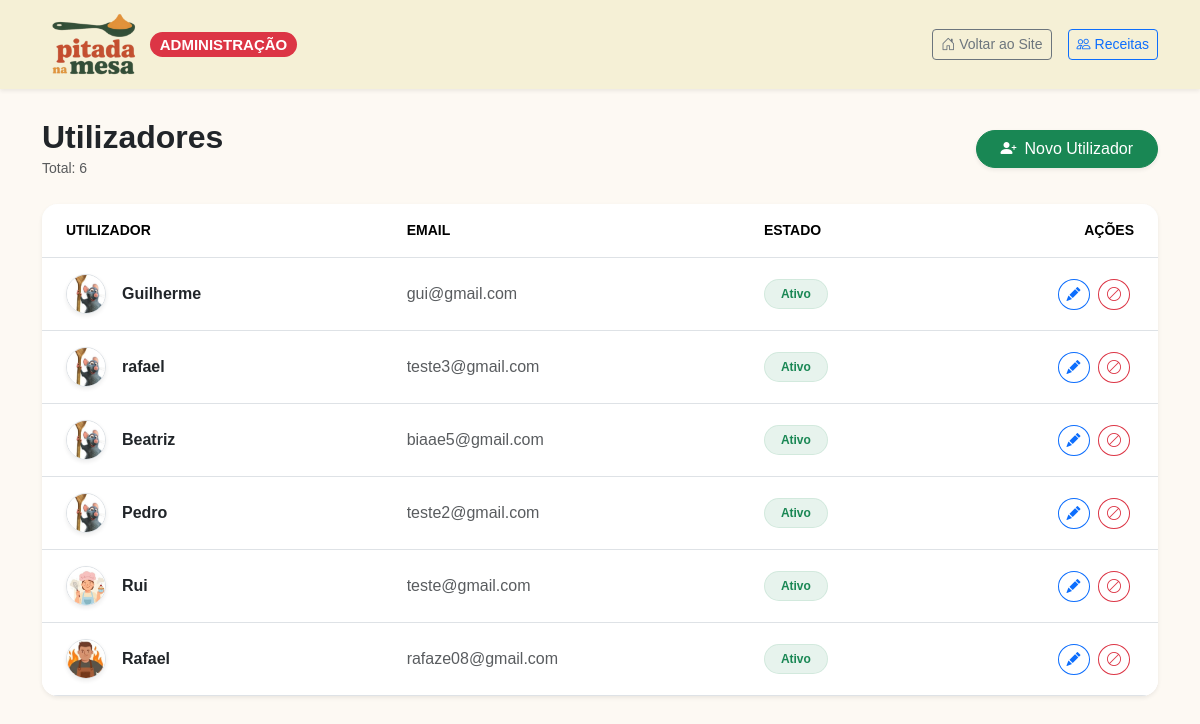
/admin/utilizadores.php, run on the app's committed database.
### tables this page shows
CREATE TABLE IF NOT EXISTS `dados_perfil` (
  `id` int NOT NULL AUTO_INCREMENT,
  `id_utilizador` int NOT NULL,
  `idade` int DEFAULT NULL,
  `prato_favorito` varchar(255) DEFAULT NULL,
  `avatar` varchar(50) DEFAULT 'avpadrao.jpg',
  PRIMARY KEY (`id`)
);

CREATE TABLE IF NOT EXISTS `utilizadores` (
  `iduser` int NOT NULL AUTO_INCREMENT,
  `utilizador` varchar(100) NOT NULL,
  `email` varchar(100) NOT NULL,
  `pass` varchar(60) NOT NULL,
  `estado` tinyint(1) DEFAULT '1',
  PRIMARY KEY (`iduser`) USING BTREE,
  UNIQUE KEY `email` (`email`)
);

### admin/utilizadores.php (the view, shortened to what this page needs)
<?php
require('includes/connection.php');
$sql = "SELECT u.iduser, u.utilizador, u.email, u.estado, dp.avatar
        FROM utilizadores u
        LEFT JOIN dados_perfil dp ON u.iduser = dp.id_utilizador
        ORDER BY u.iduser DESC";
$stmt = $dbh->query($sql);
$users = $stmt->fetchAll(PDO::FETCH_ASSOC);
?>
<!DOCTYPE html>
<html lang="pt">
<head>
    <link href="../css/bootstrap.min.css" rel="stylesheet">
    <link href="../css/bootstrap-icons.min.css" rel="stylesheet">
    <link href="../css/style.css" rel="stylesheet">
</head>
<body>
    <nav class="navbar navbar-expand-lg fixed-top shadow-sm  " style="background-color: rgb(245, 240, 214);">
      <div class="container">
        <a class="navbar-brand d-flex align-items-center" href="../index.php">
          <img src="../imgs/pitada.logo.png" alt="Logótipo" width="100" class="me-2">
          <span class="badge bg-danger rounded-pill">ADMINISTRAÇÃO</span>
        </a>
        <div class="d-flex align-items-center gap-3">
             <a href="../index.php" class="btn btn-outline-secondary btn-sm"><i class="bi bi-house-door me-1"></i>Voltar ao Site</a>
             <a href="gerir-receitas.php" class="btn btn-outline-primary btn-sm"><i class="bi bi-people me-1"></i>Receitas</a>
        </div>
      </div>
    </nav>
    <div class="container my-5">
        <div class="d-flex justify-content-between align-items-center mb-4">
            <div>
                <h2 class="fw-bold m-0 text-dark">Utilizadores</h2>
                <span class="text-muted small">Total: <?php echo count($users); ?></span>
            </div>
            <button class="btn btn-success rounded-pill px-4 shadow-sm" onclick="abrirModalCriar()">
                <i class="bi bi-person-plus-fill me-2"></i>Novo Utilizador
            </button>
        </div>
        <div class="card border-0 shadow-sm rounded-4 overflow-hidden">
            <div class="table-responsive">
                <table class="table table-hover align-middle mb-0">
                    <thead class="bg-light text-secondary text-uppercase small fw-bold">
                        <tr>
                            <th class="ps-4 py-3">Utilizador</th>
                            <th class="py-3">Email</th>
                            <th class="py-3">Estado</th>
                            <th class="text-end pe-4 py-3">Ações</th>
                        </tr>
                    </thead>
                    <tbody class="bg-white border-top-0">
                        <?php if(count($users) > 0): ?>
                            <?php foreach($users as $user):
                                $avatar = '../imgs/avatar/avpadrao.jpg';
                                if (!empty($user['avatar']) && $user['avatar'] != 'default' && file_exists('../imgs/avatar/' . $user['avatar'])) {
                                    $avatar = '../imgs/avatar/' . $user['avatar'];
                                }
                                $estado = isset($user['estado']) ? $user['estado'] : 1;
                            ?>
                            <tr>
                                <td class="ps-4 py-3">
                                    <div class="d-flex align-items-center">
                                        <img src="<?php echo $avatar; ?>" class="rounded-circle me-3 border shadow-sm" width="40" height="40" style="object-fit:cover;">
                                        <div class="fw-bold text-dark"><?php echo htmlspecialchars($user['utilizador']); ?></div>
                                    </div>
                                </td>
                                <td class="text-muted"><?php echo htmlspecialchars($user['email']); ?></td>
                                <td>
                                    <?php if($estado == 1): ?>
                                        <span class="badge bg-success bg-opacity-10 text-success rounded-pill px-3 py-2 border border-success border-opacity-10">Ativo</span>
                                    <?php else: ?>
                                        <span class="badge bg-danger bg-opacity-10 text-danger rounded-pill px-3 py-2 border border-danger border-opacity-10">Bloqueado</span>
                                    <?php endif; ?>
                                </td>
                                <td class="text-end pe-4">
                                    <button class="btn btn-sm btn-outline-primary rounded-circle me-1"
                                            onclick='abrirModalEditar(<?php echo json_encode($user); ?>)'>
                                        <i class="bi bi-pencil-fill"></i>
                                    </button>
                                    <?php if($estado == 1): ?>
                                        <button class="btn btn-sm btn-outline-danger rounded-circle me-1"
                                                onclick="abrirModalStatus(<?= $user['iduser'] ?>, 0, '<?= addslashes($user['utilizador']) ?>')">
                                            <i class="bi bi-ban"></i>
                                        </button>
                                    <?php endif; ?>
                                </td>
                            </tr>
                            <?php endforeach; ?>
                        <?php else: ?>
                            <tr><td colspan="4" class="text-center py-5 text-muted">Nenhum utilizador encontrado.</td></tr>
                        <?php endif; ?>
                    </tbody>
                </table>
            </div>
        </div>
    </div>
</body>
</html>

### css/style.css (style rules this page uses)
body { background-color: rgb(253, 249, 243); padding-top: 70px; font-family: 'Trebuchet MS', 'Lucida Sans Unicode', 'Lucida Grande', 'Lucida Sans', Arial, sans-serif; }

### data on the page
dados_perfil: avatar (picture), id_utilizador.utilizador "Guilherme", id_utilizador.email "gui@gmail.com"
utilizadores: utilizador "rafael", email "teste3@gmail.com", estado "Ativo"
dados_perfil: avatar (picture), id_utilizador.utilizador "Beatriz", id_utilizador.email "biaae5@gmail.com"
dados_perfil: id_utilizador.utilizador "Pedro", id_utilizador.email "teste2@gmail.com"
dados_perfil: avatar (picture), id_utilizador.utilizador "Rui", id_utilizador.email "teste@gmail.com"
dados_perfil: avatar (picture), id_utilizador.utilizador "Rafael", id_utilizador.email "rafaze08@gmail.com"

### other printed values
count($users) "6"
